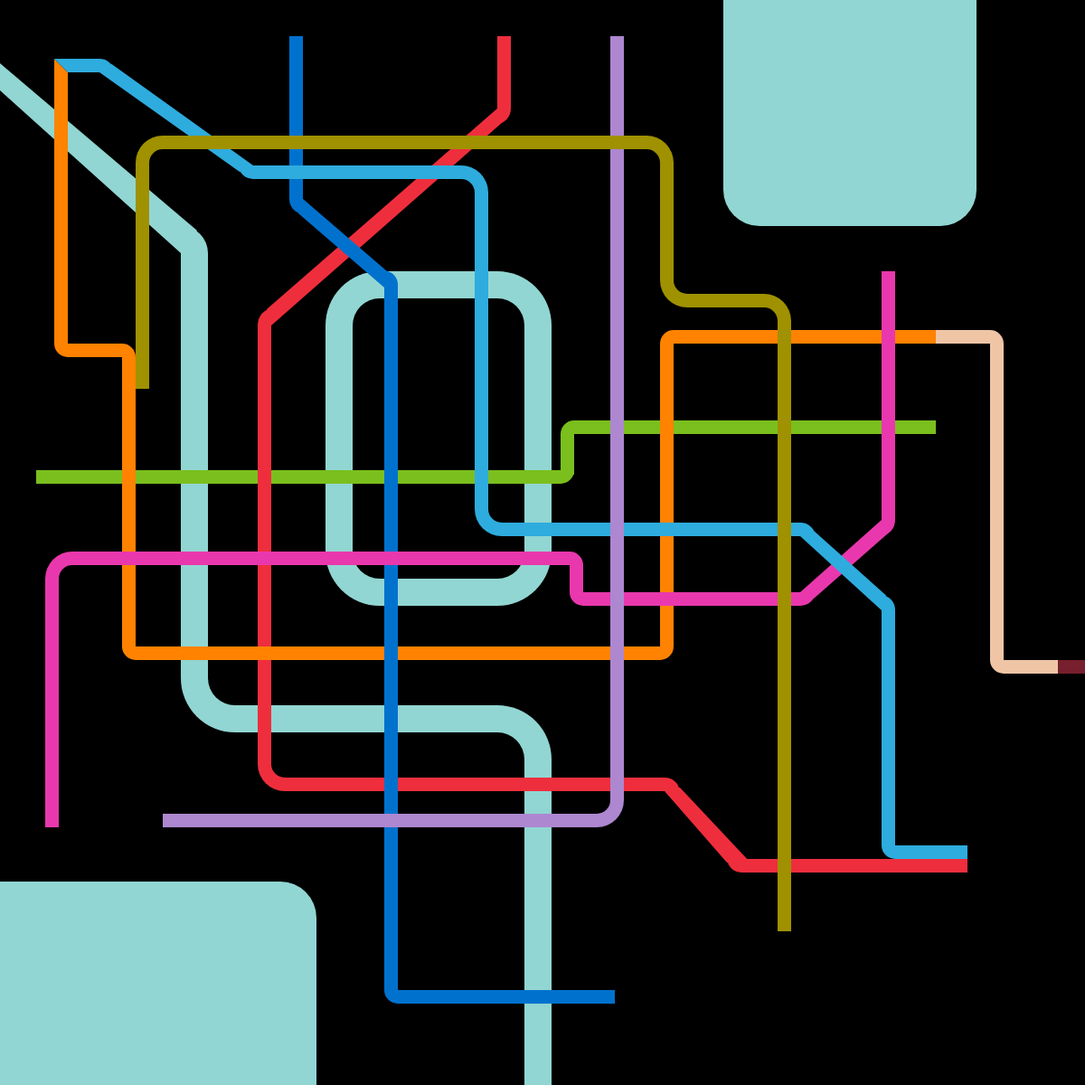
Frame 1 (no input)
Frame 60 (no input): identical to frame 1, image omitted
Frame 120 (the mouse pressed at the canvas centre since frame 60): identical to frame 1, image omitted

The p5.js sketch that drew this single still picture (run headless with seeded random() and noise() and a simulated clock; from frame 60 on, the mouse is pressed at the canvas centre):

// p5.js sketch
// ── sketch.js
function setup() {
  createCanvas(1200, 1200);
}

function draw() {
  background(0);

  drawLake();
  drawRiver();
  lineOne();
  lineTwo();
  lineThreeAndEleven();
  lineFour();
  lineFive();
  lineSix();
  lineSeven();
  lineEight();
}

function drawLake() {
  fill("#91d6d2");
  noStroke();

  rect(-100, 975, 450, 300, 40, 40);
  rect(800, -100, 280, 350, 40, 40);
}

function drawRiver() {
  /**
   * Grand Canal
   */
  fill("#91d6d2");
  noStroke();

  quad(0, 70, 218, 255, 200, 280, 0, 100);
  rect(200, 280, 30, 470);
  rect(260, 780, 290, 30);
  rect(580, 840, 30, 420);

  arc(200, 280, 60, 60, PI + HALF_PI, TWO_PI);

  fill("#91d6d2");
  arc(260, 750, 120, 120, HALF_PI, PI);
  fill("#000000");
  arc(260, 750, 60, 60, HALF_PI, PI);

  fill("#91d6d2");
  arc(550, 840, 120, 120, PI + HALF_PI, TWO_PI);
  fill("#000000");
  arc(550, 840, 60, 60, PI + HALF_PI, TWO_PI);

  /**
   * The Moat
   */
  fill("#91d6d2");
  rect(360, 360, 30, 250);
  rect(580, 360, 30, 250);
  rect(420, 300, 130, 30);
  rect(420, 640, 130, 30);

  fill("#91d6d2");
  arc(420, 360, 120, 120, PI, HALF_PI + PI);
  fill("#000000");
  arc(420, 360, 60, 60, PI, HALF_PI + PI);

  fill("#91d6d2");
  arc(550, 360, 120, 120, HALF_PI + PI, TWO_PI);
  fill("#000000");
  arc(550, 360, 60, 60, HALF_PI + PI, TWO_PI);

  fill("#91d6d2");
  arc(420, 610, 120, 120, HALF_PI, PI);
  fill("#000000");
  arc(420, 610, 60, 60, HALF_PI, PI);

  fill("#91d6d2");
  arc(550, 610, 120, 120, 0, HALF_PI);
  fill("#000000");
  arc(550, 610, 60, 60, 0, HALF_PI);
}

function lineOne() {
  noStroke();
  fill("#7abf1d");
  rect(40, 480 + 40, 580, 15);
  rect(635, 405 + 60, 400, 15);
  rect(620, 420 + 60, 15, 45);
  fill("#7abf1d");
  arc(620, 480 + 40, 30, 30, 0, HALF_PI);
  arc(635, 420 + 60, 30, 30, HALF_PI, HALF_PI + PI);
}

function lineTwo() {
  noStroke();
  fill("#ef2e3d");
  rect(550, 40, 15, 80);
  arc(550, 120, 30, 33, 0, HALF_PI);
  quad(550, 120, 556, 135, 300, 360, 295, 342);
  arc(300, 360, 30, 36, PI, HALF_PI + PI);
  rect(285, 360, 15, 485);
  arc(315, 845, 60, 60, HALF_PI, PI);
  fill(0);
  arc(315, 845, 30, 30, HALF_PI, PI);
  fill("#ef2e3d");
  rect(315, 860, 420, 15);
  arc(735, 875, 33, 30, HALF_PI + PI, TWO_PI);
  quad(735, 875, 752, 871, 830, 954, 804, 954);
  arc(820, 950, 31, 30, HALF_PI, PI);
  rect(820, 950, 250, 15);
}

function lineThreeAndEleven() {
  noStroke();
  fill("#ff8200");
  triangle(60, 80, 60, 65, 75, 80);
  rect(60, 80, 15, 300);
  arc(75, 380, 30, 30, HALF_PI, PI);
  rect(75, 380, 60, 15);
  arc(135, 395, 30, 30, HALF_PI + PI, TWO_PI);
  rect(135, 395, 15, 320);
  arc(150, 715, 30, 30, HALF_PI, PI);
  rect(150, 715, 580, 15);
  arc(730, 715, 30, 30, 0, HALF_PI);
  rect(730, 380, 15, 335);
  arc(745, 380, 30, 30, PI, HALF_PI + PI);
  rect(745, 365, 290, 15);

  fill("#efc5a6");
  rect(1035, 365, 60, 15);
  arc(1095, 380, 30, 30, HALF_PI + PI, TWO_PI);
  rect(1095, 380, 15, 350);
  arc(1110, 730, 30, 30, HALF_PI, PI);
  rect(1110, 730, 60, 15);

  fill("#771f2c");
  rect(1170, 730, 50, 15);
}

function lineFour() {
  noStroke();
  fill("#0072ce");
  rect(320, 40, 15, 180);
  arc(335, 220, 30, 32.5, HALF_PI, PI);
  quad(335, 220, 330, 236, 425, 318, 428, 300);
  arc(425, 315, 30, 31, HALF_PI + PI, TWO_PI);
  rect(425, 315, 15, 780);
  arc(440, 1095, 30, 30, HALF_PI, PI);
  rect(440, 1095, 240, 15);
}

function lineFive() {
  noStroke();
  fill("#e938ad");
  rect(50, 640, 15, 275);
  arc(80, 640, 60, 60, PI, PI + HALF_PI);
  fill(0);
  arc(80, 640, 30, 30, PI, PI + HALF_PI);
  fill("#e938ad");
  rect(80, 610, 550, 15);
  arc(630, 625, 30, 30, PI + HALF_PI, TWO_PI);
  rect(630, 625, 15, 30);
  arc(645, 655, 30, 30, HALF_PI, PI);
  rect(645, 655, 240, 15);
  arc(885, 655, 33, 30, 0, HALF_PI);
  quad(885, 655, 975, 575, 982, 590, 900, 662);
  arc(975, 575, 30, 34, 0, HALF_PI);
  rect(975, 300, 15, 275);
}

function lineSix() {
  noStroke();
  fill("#2eacde");
  triangle(60, 65, 75, 65, 75, 80);
  rect(75, 65, 35, 15);
  arc(110, 80, 32, 30, HALF_PI + PI, TWO_PI);
  quad(110, 80, 265, 190, 280, 183, 123, 70.5);
  arc(280, 183, 32, 30, HALF_PI, PI);
  rect(280, 183, 230, 15);
  arc(510, 213, 60, 60, PI + HALF_PI, TWO_PI);
  fill(0);
  arc(510, 213, 30, 30, PI + HALF_PI, TWO_PI);
  fill("#2eacde");
  rect(525, 213, 15, 350);
  arc(555, 563, 60, 60, HALF_PI, PI);
  fill(0);
  arc(555, 563, 30, 30, HALF_PI, PI);
  fill("#2eacde");
  rect(555, 578, 330, 15);
  arc(885, 593, 33, 30, PI + HALF_PI, TWO_PI);
  quad(885, 593, 975, 675, 980, 658.5, 900, 587);
  arc(975, 675, 30, 33, PI + HALF_PI, TWO_PI);
  rect(975, 675, 15, 260);
  arc(990, 935, 30, 30, HALF_PI, PI);
  rect(990, 935, 80, 15);
}

function lineSeven() {
  noStroke();
  fill("#ad87d0");
  rect(180, 900, 480, 15);
  arc(660, 885, 60, 60, 0, HALF_PI);
  fill(0);
  arc(660, 885, 30, 30, 0, HALF_PI);
  fill("#ad87d0");
  rect(675, 40, 15, 845);
}

function lineEight() {
  noStroke();
  fill("#9f9100");
  rect(150, 180, 15, 250);
  arc(180, 180, 60, 60, PI, PI + HALF_PI);
  fill(0);
  arc(180, 180, 30, 30, PI, PI + HALF_PI);
  fill("#9f9100");
  rect(180, 150, 535, 15);
  arc(715, 180, 60, 60, PI + HALF_PI, TWO_PI);
  fill(0);
  arc(715, 180, 30, 30, PI + HALF_PI, TWO_PI);
  fill("#9f9100");
  rect(730, 180, 15, 130);
  arc(760, 310, 60, 60, HALF_PI, PI);
  fill(0);
  arc(760, 310, 30, 30, HALF_PI, PI);
  fill("#9f9100");
  rect(760, 325, 85, 15);
  arc(845, 355, 60, 60, HALF_PI + PI, TWO_PI);
  fill(0);
  arc(845, 355, 30, 30, HALF_PI + PI, TWO_PI);
  fill("#9f9100");
  rect(860, 355, 15, 675);
}
